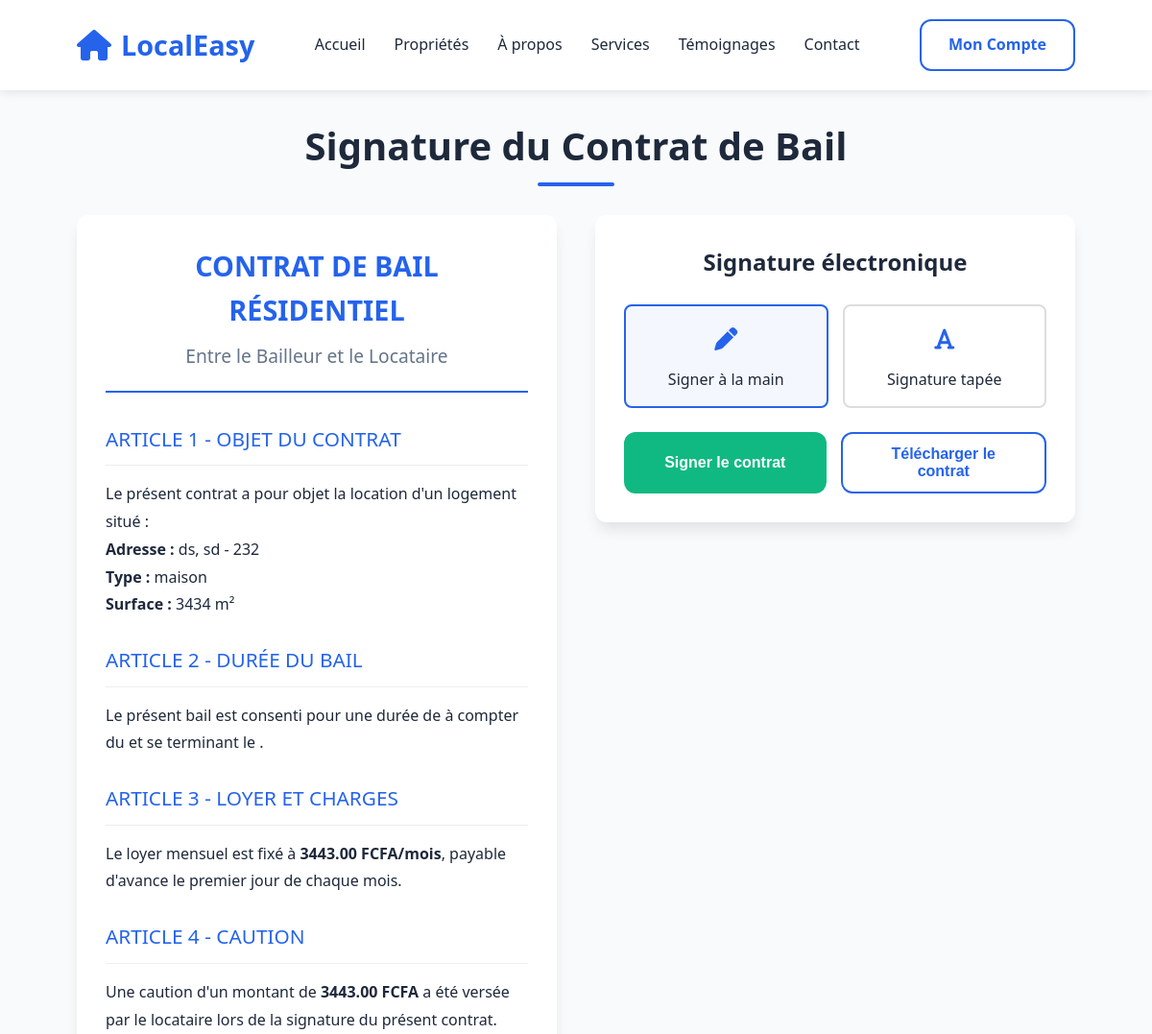
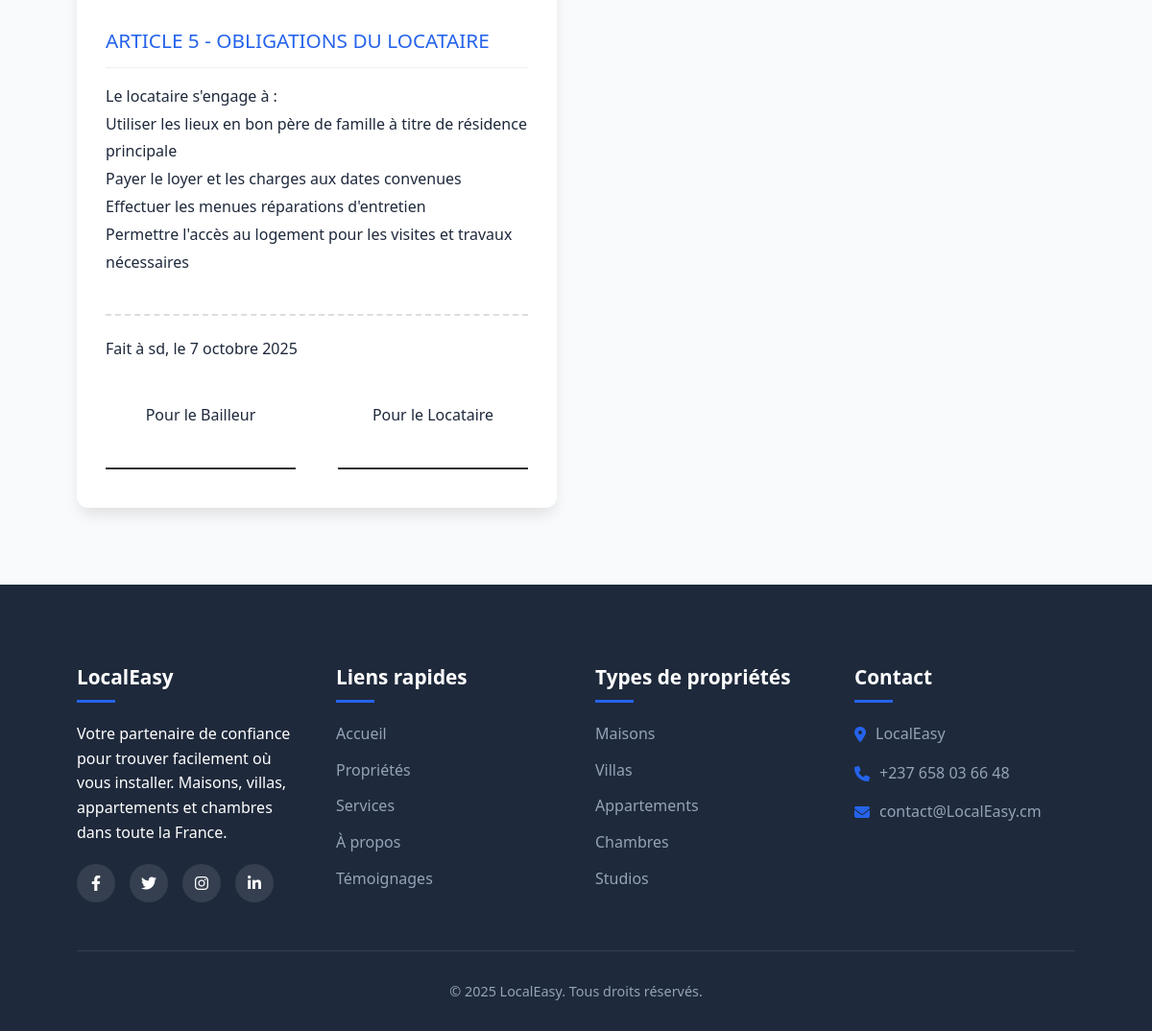
Page /client/contrat_de_bail/4/ on the committed database (2 pictures, top to bottom).
### bd/models.py (models this page shows, shortened)
class Property(models.Model):
    TYPE_CHOICES = [
        ('appartement', 'Appartement'),
        ('maison', 'Maison'),
        ('studio', 'Studio'),
        ('loft', 'Loft'),
    ]
    title = models.CharField(max_length=200)
    address = models.CharField(max_length=255)
    city = models.CharField(max_length=100)
    postal_code = models.CharField(max_length=10)
    property_type = models.CharField(max_length=50, choices=TYPE_CHOICES)
    rooms = models.IntegerField()
    bedrooms = models.IntegerField()
    bathrooms = models.IntegerField()
    surface = models.IntegerField()
    price = models.DecimalField(max_digits=10, decimal_places=2)
    description = models.TextField()
    image = models.ImageField(upload_to='property_images/', null=True, blank=True)

### client/views.py (the view)
# urls.py: path('contrat_de_bail/<int:reservation_id>/', views.contrat_de_bail, name='contrat_de_bail'),
def contrat_de_bail(request, reservation_id):
    reservation = get_object_or_404(Reservation, id=reservation_id)
    property = reservation.property  # Assumons que Reservation a un champ ForeignKey vers Property
    return render(request, 'page_client/contrat_de_bail.html', {'reservation': reservation, 'property': property})

### client/Templates/page_client/contrat_de_bail.html (shortened to what this page needs)
<!DOCTYPE html>
{% load static %}
<html lang="fr">
<head>
    <link rel="stylesheet" href="https://cdnjs.cloudflare.com/ajax/libs/font-awesome/6.4.0/css/all.min.css">
    <link rel="stylesheet" href="{% static 'css/contrat.css' %}">
    <link rel="stylesheet" href="{% static 'css/messages.css' %}">
</head>
<body>
    <header id="header">
        <div class="container">
            <nav class="navbar">
                <a href="#" class="logo">
                    <i class="fas fa-home"></i>
                    LocalEasy
                </a>
                <ul class="nav-links">
                    <li><a href="#home">Accueil</a></li>
                    <li><a href="#properties">Propriétés</a></li>
                    <li><a href="#about">À propos</a></li>
                    <li><a href="#services">Services</a></li>
                    <li><a href="#testimonials">Témoignages</a></li>
                    <li><a href="#contact">Contact</a></li>
                </ul>
                <div class="nav-actions">
                    <a href="#" class="btn btn-secondary">Mon Compte</a>
                </div>
            </nav>
        </div>
    </header>
    <section class="contract-section" id="contract">
        <div class="container">
            <h2 class="section-title">Signature du Contrat de Bail</h2>
            <div class="contract-container">
                <div class="contract-document">
                    <div class="contract-header">
                        <h1 class="contract-title">CONTRAT DE BAIL RÉSIDENTIEL</h1>
                        <p class="contract-subtitle">Entre le Bailleur et le Locataire</p>
                    </div>
                    <div class="contract-body">
                        <div class="contract-section-title">ARTICLE 1 - OBJET DU CONTRAT</div>
                        <div class="contract-clause">
                            <p>Le présent contrat a pour objet la location d'un logement situé :</p>
                            <p><strong>Adresse :</strong> {{ property.address }}, {{ property.city }} - {{ property.postal_code }}</p>
                            <p><strong>Type :</strong> {{ property.property_type }}</p>
                            <p><strong>Surface :</strong> {{ property.surface }} m²</p>
                        </div>
                        <div class="contract-section-title">ARTICLE 2 - DURÉE DU BAIL</div>
                        <div class="contract-clause">
                            <p>Le présent bail est consenti pour une durée de  à compter du  et se terminant le .</p>
                        </div>
                        <div class="contract-section-title">ARTICLE 3 - LOYER ET CHARGES</div>
                        <div class="contract-clause">
                            <p>Le loyer mensuel est fixé à <strong>{{ property.price }} FCFA/mois</strong>, payable d'avance le premier jour de chaque mois.</p>
                        </div>
                        <div class="contract-section-title">ARTICLE 4 - CAUTION</div>
                        <div class="contract-clause">
                            <p>Une caution d'un montant de <strong>{{ property.price }} FCFA</strong> a été versée par le locataire lors de la signature du présent contrat.</p>
                        </div>
                        <div class="contract-section-title">ARTICLE 5 - OBLIGATIONS DU LOCATAIRE</div>
                        <div class="contract-clause">
                            <p>Le locataire s'engage à :</p>
                            <ul>
                                <li>Utiliser les lieux en bon père de famille à titre de résidence principale</li>
                                <li>Payer le loyer et les charges aux dates convenues</li>
                                <li>Effectuer les menues réparations d'entretien</li>
                                <li>Permettre l'accès au logement pour les visites et travaux nécessaires</li>
                            </ul>
                        </div>
                        <div class="contract-signature-area">
                            <p>Fait à {{ property.city }}, le <span id="contract-date">{{ reservation.start_date }}</span></p>
                            <div class="signature-line">
                                <div class="signature-field">
                                    <p>Pour le Bailleur</p>
                                    <div class="signature-line-placeholder"></div>
                                </div>
                                <div class="signature-field">
                                    <p>Pour le Locataire</p>
                                    <div class="signature-line-placeholder"></div>
                                </div>
                            </div>
                        </div>
                    </div>
                </div>
                <div class="signature-panel">
                    <h3 class="panel-title">Signature électronique</h3>
                    <div class="signature-options">
                        <div class="signature-option active" data-type="draw">
                            <div class="option-icon">
                                <i class="fas fa-pen"></i>
                            </div>
                            <div>Signer à la main</div>
                        </div>
                        <div class="signature-option" data-type="type">
                            <div class="option-icon">
                                <i class="fas fa-font"></i>
                            </div>
                            <div>Signature tapée</div>
                        </div>
                    </div>
                    <div class="form-actions">
                        <button class="btn btn-success btn-full" id="confirm-signature">Signer le contrat</button>
                        <button class="btn btn-secondary btn-full" id="download-contract">Télécharger le contrat</button>
                    </div>
                </div>
            </div>
        </div>
    </section>
    <footer id="contact">
        <div class="container">
            <div class="footer-content">
                <div class="footer-column">
                    <h3>LocalEasy</h3>
                    <p>Votre partenaire de confiance pour trouver facilement où vous installer. Maisons, villas, appartements et chambres dans toute la France.</p>
                    <div class="social-links">
                        <a href="#" class="social-link"><i class="fab fa-facebook-f"></i></a>
                        <a href="#" class="social-link"><i class="fab fa-twitter"></i></a>
                        <a href="#" class="social-link"><i class="fab fa-instagram"></i></a>
                        <a href="#" class="social-link"><i class="fab fa-linkedin-in"></i></a>
                    </div>
                </div>
                <div class="footer-column">
                    <h3>Liens rapides</h3>
                    <ul class="footer-links">
                        <li><a href="#home">Accueil</a></li>
                        <li><a href="#properties">Propriétés</a></li>
                        <li><a href="#services">Services</a></li>
                        <li><a href="#about">À propos</a></li>
                        <li><a href="#testimonials">Témoignages</a></li>
                    </ul>
                </div>
                <div class="footer-column">
                    <h3>Types de propriétés</h3>
                    <ul class="footer-links">
                        <li><a href="#">Maisons</a></li>
                        <li><a href="#">Villas</a></li>
                        <li><a href="#">Appartements</a></li>
                        <li><a href="#">Chambres</a></li>
                        <li><a href="#">Studios</a></li>
                    </ul>
                </div>
                <div class="footer-column">
                    <h3>Contact</h3>
                    <ul class="footer-contact">
                        <li>
                            <i class="fas fa-map-marker-alt"></i>
                            <span>LocalEasy</span>
                        </li>
                        <li>
                            <i class="fas fa-phone"></i>
                            <span>+237 658 03 66 48</span>
                        </li>
                        <li>
                            <i class="fas fa-envelope"></i>
                            <span>contact@LocalEasy.cm</span>
                        </li>
                    </ul>
                </div>
            </div>
            <div class="footer-bottom">
                <p>&copy; 2025 LocalEasy. Tous droits réservés.</p>
            </div>
        </div>
    </footer>
</body>
</html>

### rows in the picture
Property: address "ds", city "sd", postal_code "232", property_type "maison", surface "3434", price "3443.00"
